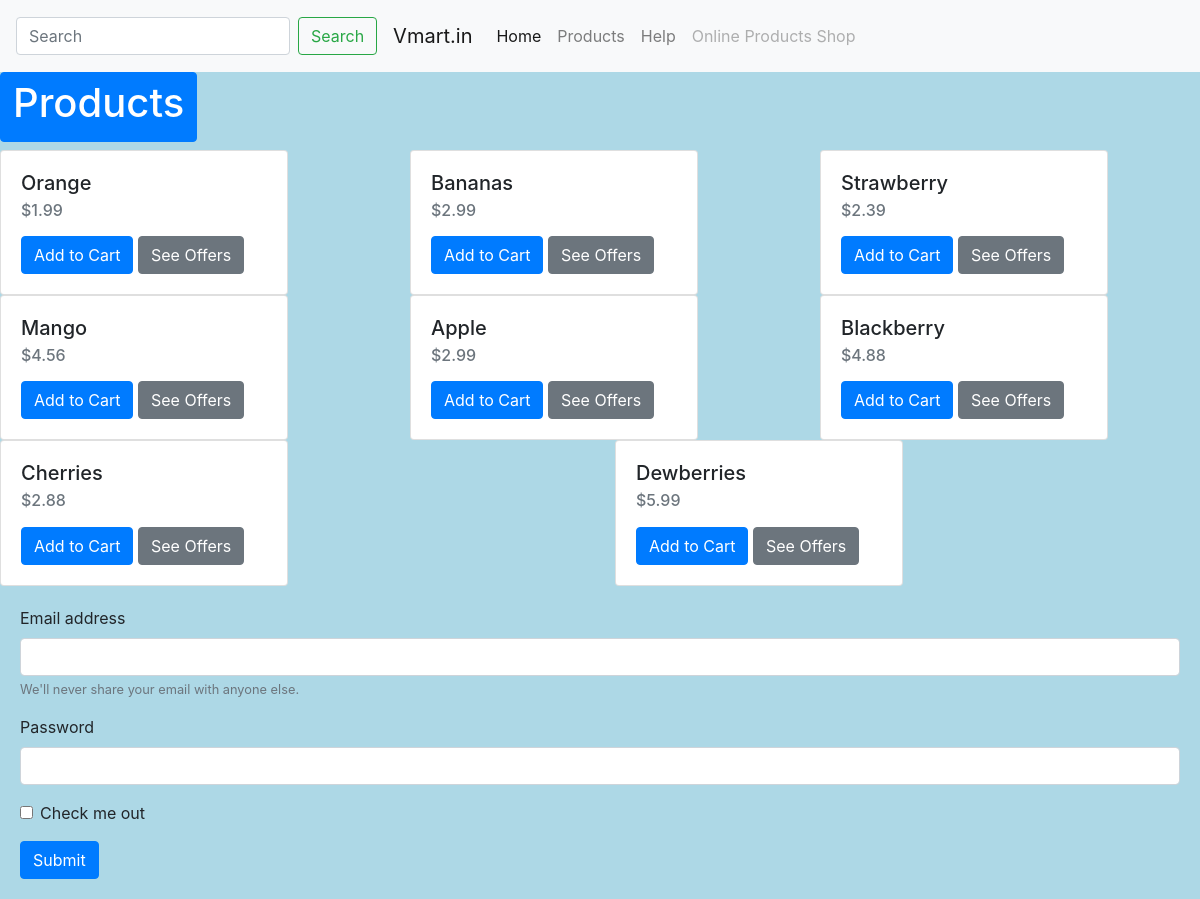
The page /home/products/ on the database its author committed.
### products/models.py (models this page shows)
class Product(models.Model):
    name=models.CharField(max_length=255)
    price=models.FloatField()
    stock=models.IntegerField()
    image_url=models.CharField(max_length=2083)

### products/views.py (the view)
# urls.py: urlpatterns=[path("",products),path("products/",index),path("products/offers/",new),path("products/help/",help),path("products/Electronics/",electronics)]
def index(request):
    products=Product.objects.all()
    return render(request,"index.html",{"products":products})

### products/templates/index.html (shortened to what this page needs)
{% extends 'base.html' %}
{% block content %}
<h1 style="color: blue"><button type="button" class="btn btn-primary"> <h1>Products</h1></button></h1>
<div class="row">
    {% for product in products %}
    <div class="col"  >
        <div class="card" style="width: 18rem;" style="padding: 10px;">
            <div class="card-body">
                <h5 class="card-title" style="borders: 10px">{{ product.name }}</h5>
                <h6 class="card-subtitle mb-2 text-muted">${{ product.price }}</h6>
                <a href="#" class="car>d-link"><button type="button" class="btn btn-primary">Add to Cart</button></a>
                <a href="http://127.0.0.1:8000/home/products/offers/" class="card-link"><button type="button" class="btn btn-secondary">See Offers</button></a>
            </div>
        </div>
    </div>
    {% endfor %}
</div>
<form style="padding: 20px;">
  <div class="form-group">
    <label for="exampleInputEmail1">Email address</label>
    <input type="email" class="form-control" id="exampleInputEmail1" aria-describedby="emailHelp">
    <small id="emailHelp" class="form-text text-muted">We'll never share your email with anyone else.</small>
  </div>
  <div class="form-group">
    <label for="exampleInputPassword1">Password</label>
    <input type="password" class="form-control" id="exampleInputPassword1">
  </div>
  <div class="form-group form-check">
    <input type="checkbox" class="form-check-input" id="exampleCheck1">
    <label class="form-check-label" for="exampleCheck1">Check me out</label>
  </div>
  <button type="submit" class="btn btn-primary">Submit</button>
</form>
{% endblock %}

### rows shown on the page
Product: name "Orange", price "1.99"
Product: name "Bananas", price "2.99"
Product: name "Strawberry", price "2.39"
Product: name "Mango", price "4.56"
Product: name "Apple", price "2.99"
Product: name "Blackberry", price "4.88"
Product: name "Cherries", price "2.88"
Product: name "Dewberries", price "5.99"
